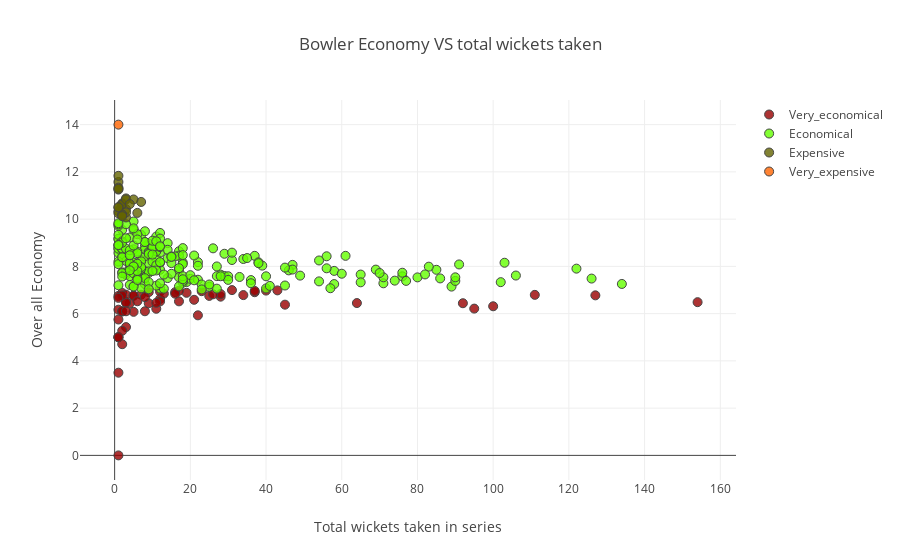

Notebook code cell kept with this figure:
### Code cell
#### plotting the economy of the bowlers. So that during the acution.
#### Segregating the different colors' for very expensive, expensive, economical, very economical
#### Conditions:   very economical <7.0
####               economical >=7.0 and <=10.0
####               expensive >10.0 and <=12.0
####               very expensive >12.0 


Very_Economical = Scatter(x=bowler_overs[bowler_overs['economy']<7.0]['wickets'],
                 y=bowler_overs[bowler_overs['economy']<7.0]['economy'],
                 mode="markers",
                 marker=dict(size=9, color='rgba(152, 0, 0, .8)', line=dict(width=1)),
                 text=bowler_overs[bowler_overs['economy']<7.0]['bowler'],
                 name="Very_economical")

Economical = Scatter(x=bowler_overs[(bowler_overs['economy']>=7.0) & (bowler_overs['economy']<=10.0)]['wickets'],
                 y=bowler_overs[(bowler_overs['economy']>=7.0) & (bowler_overs['economy']<=10.0)]['economy'],
                 mode="markers",
                 marker=dict(size=9, color='rgba(100, 255, 0, .8)', line=dict(width=1)),
                 text=bowler_overs[(bowler_overs['economy']>=7.0) & (bowler_overs['economy']<=10.0)]['bowler'],
                 name="Economical")


Expensive = Scatter(x=bowler_overs[(bowler_overs['economy']>10.0) & (bowler_overs['economy']<=12.0)]['wickets'],
                 y=bowler_overs[(bowler_overs['economy']>10.0) & (bowler_overs['economy']<=12.0)]['economy'],
                 mode="markers",
                 marker=dict(size=9, color='rgba(100, 100, 0, .8)', line=dict(width=1)),
                 text=bowler_overs[(bowler_overs['economy']>10.0) & (bowler_overs['economy']<=12.0)]['bowler'],
                 name="Expensive")

Very_Expensive = Scatter(x=bowler_overs[bowler_overs['economy']>12.0]['wickets'],
                 y=bowler_overs[bowler_overs['economy']>12.0]['economy'],
                 mode="markers",
                 marker=dict(size=9, color='rgba(255, 100, 0, .8)', line=dict(width=1)),
                 text=bowler_overs[bowler_overs['economy']>12.0]['bowler'],
                 name="Very_expensive")

layout = Layout(title="Bowler Economy VS total wickets taken",
                xaxis=dict(title="Total wickets taken in series"),
                yaxis=dict(title="Over all Economy"),
                paper_bgcolor='rgba(0,0,0,0)',
                plot_bgcolor='rgba(0,0,0,0)')

plotly.offline.iplot({
    "data"  :[Very_Economical,Economical,Expensive,Very_Expensive],
    "layout":layout
})

### Figure 1 — Plotly figure (JSON) as saved in the notebook; plotly's stock layout.template omitted (floating-point values rounded to 4 significant figures; data arrays with more than 128 entries replaced by an {"elided": "..."} marker saying what was removed)
{"data": [{"marker": {"color": "rgba(152, 0, 0, .8)", "line": {"width": 1}, "size": 9}, "mode": "markers", "name": "Very_economical", "text": ["Adam Gilchrist", "Ajinkya Rahane", "Ajit Chandila", "Ali Murtaza", "Andrew Tye", "Anil Kumble", "Avesh Khan", "B Kumar", "Ben Stokes", "Charl Langeveldt", "Chetanya Nanda", "Dale Steyn", "Daniel Vettori", "Dimitri Mascarenhas", "Dirk Nannes", "Dominic Thornely", "Doug Bollinger", "Fidel Edwards", "G H Vihari", "Glenn McGrath", "Graham Napier", "Harbhajan Singh", "J P Duminy", "Jayant Yadav", "Johan Botha", "John Hastings", "Justin Kemp", "Krunal Pandya", "Lasith Malinga", "Lee Carseldine", "Lockie Ferguson", "Makhaya Ntini", "Michael Clarke", "Mitchell Starc", "Mohammad Hafeez", "Mohammad Nabi", "Murali Kartik", "Mustafizur Rahman", "Muttiah Muralitharan", "Nathu Singh", "Nuwan Kulasekara", "Paul Collingwood", "Rahul Sharma", "Rahul Tewatia", "Rashid Khan", "Ravi Rampaul", "Ravichandran Ashwin", "Roelof van der Merwe", "Ryan ten Doeschate", "Sachin Baby", "Sachithra Senanayake", "Shahbaz Nadeem", "Shakib Al Hasan", "Shane Harwood", "Shaun Pollock", "Shrikant Mundhe", "Sohail Tanvir", "Sunil Narine", "Thilan Thushara", "Tyron Henderson", "Washington Sunder", "Wayne Parnell"], "type": "scatter", "x": [1, 1, 11, 9, 12, 45, 1, 111, 12, 13, 2, 92, 28, 19, 28, 3, 37, 5, 1, 12, 1, 127, 23, 4, 25, 3, 3, 16, 154, 1, 3, 7, 2, 34, 2, 2, 31, 17, 64, 1, 5, 5, 40, 6, 17, 16, 100, 21, 2, 2, 9, 37, 43, 3, 11, 1, 22, 95, 8, 1, 8, 26], "y": [0, 5, 6.205, 6.909, 6.619, 6.379, 5.75, 6.794, 6.932, 6.846, 6.875, 6.44, 6.718, 6.881, 6.828, 5.429, 6.906, 6.076, 6.167, 6.519, 6.75, 6.773, 6.951, 6.433, 6.75, 6.495, 6.8, 6.91, 6.485, 5, 6.462, 6.8, 6.091, 6.784, 6.1, 5.273, 6.995, 6.97, 6.447, 3.5, 6.765, 6.757, 6.975, 6.524, 6.519, 6.842, 6.311, 6.585, 6.769, 4.706, 6.438, 6.962, 6.984, 6.1, 6.457, 5, 5.928, 6.212, 6.696, 6.667, 6.1, 6.817]}, {"marker": {"color": "rgba(100, 255, 0, .8)", "line": {"width": 1}, "size": 9}, "mode": "markers", "name": "Economical", "text": {"elided": "222 str values"}, "type": "scatter", "x": {"elided": "222 int values"}, "y": {"elided": "222 float values"}}, {"marker": {"color": "rgba(100, 100, 0, .8)", "line": {"width": 1}, "size": 9}, "mode": "markers", "name": "Expensive", "text": ["Amit Uniyal", "Andre Nel", "Brett Geeves", "Cameron White", "Doddapaneni Kalyankrishna", "Gagandeep Singh", "Gurinder Sandhu", "Johan van der Wath", "Krishmar Santokie", "Kyle Abbott", "Lendl Simmons", "Love Ablish", "Luke Wright", "Manoj Tiwary", "Musavir Khote", "Palani Amarnath", "Ryan Ninan", "Shubham Agarwal", "Sumit Narwal", "TP Sudhindra", "Travis Head", "Vidyut Sivaramakrishnan", "Virender Sehwag", "Yogesh Nagar"], "type": "scatter", "x": [2, 1, 1, 1, 2, 3, 1, 3, 3, 2, 1, 3, 2, 1, 2, 7, 3, 1, 5, 1, 2, 1, 6, 4], "y": [10.67, 10.33, 11.25, 11.57, 10.62, 10.07, 10.25, 10.42, 10.88, 10.62, 11.33, 10.29, 10.17, 11.83, 10.2, 10.73, 10.83, 10.5, 10.83, 11.28, 10.12, 10.5, 10.26, 10.64]}, {"marker": {"color": "rgba(255, 100, 0, .8)", "line": {"width": 1}, "size": 9}, "mode": "markers", "name": "Very_expensive", "text": ["Matt Henry"], "type": "scatter", "x": [1], "y": [14]}], "layout": {"paper_bgcolor": "rgba(0,0,0,0)", "plot_bgcolor": "rgba(0,0,0,0)", "title": "Bowler Economy VS total wickets taken", "xaxis": {"title": "Total wickets taken in series"}, "yaxis": {"title": "Over all Economy"}}}
